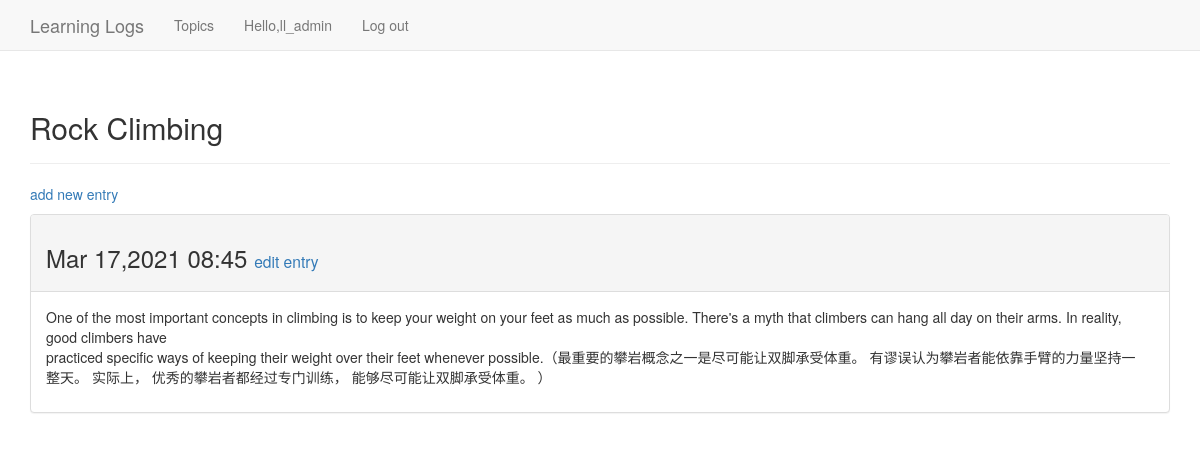
The page /topics/2/ (signed in) on the database its author committed.
### learning_logs/models.py (models this page shows, shortened)
class Topic(models.Model):
    text = models.CharField(max_length=200)
    date_added = models.DateTimeField(auto_now_add=True)
    owner = models.ForeignKey(User, on_delete=models.CASCADE)
    def __str__(self):
        return self.text

class Entry(models.Model):
    topic =models.ForeignKey(Topic,on_delete=models.CASCADE)
    text = models.TextField()
    date_added = models.DateTimeField(auto_now_add=True)
    class Meta:
        verbose_name_plural = 'entries'

### learning_logs/views.py (the view)
# urls.py: re_path('^topics/(?P<topic_id>\d+)/$',views.topic,name='topic'),
@login_required
def topic(request,topic_id):
    topic = get_object_or_404(Topic,id = topic_id)
    check_topic_owner(topic,request)
    entries = topic.entry_set.order_by('-date_added')
    context = {'topic':topic,'entries':entries}
    return render(request,'learning_logs/topic.html',context)

### learning_logs/views.py (called while the page is built)
def check_topic_owner(topic,request):
    if topic.owner != request.user:
        raise Http404

### learning_logs/templates/learning_logs/topic.html
{% extends 'learning_logs/base.html' %}
{% block header %}
<h2>{{topic}}</h2>
{% endblock header %}
{% block content %}
<p>
    <a href="{% url 'learning_logs:new_entry' topic.id %}">add new entry</a>
</p>
{% for entry in entries %}
<div class="panel panel-default">
    <div class="panel-heading">
        <h3>
            {{entry.date_added|date:'M d,Y h:i'}}
            <small>
                <a href="{% url 'learning_logs:edit_entry' entry.id %}">edit entry</a>
            </small>
        </h3>
    </div>
    <div class="panel-body">
        {{entry.text|linebreaks}}
    </div>
</div>
{% empty %}
There are no entries for this topic yet.
{% endfor %}
{% endblock content %}

### learning_logs/templates/learning_logs/base.html (shortened to what this page needs)
{% load bootstrap3 %}
<!DOCTYPE html>
<html lang="en">
<head>
    {% bootstrap_css %}
</head>
<body>
    <nav class="navbar navbar-default navbar-static-top">
        <div class="container">
            <div class="navbar-header">
                <a class="navbar-brand" href="{% url 'learning_logs:index' %}">Learning Logs</a>
            </div>
            <div id="navbar" class="navbar-collapse collapse">
                <ul class="nav navbar-nav">
                    <li><a href="{% url 'learning_logs:topics' %}">Topics</a></li>
                </ul>
                <ul class="nav navbar-nav nav-right">
                    {% if user.is_authenticated %}
                    <li><a href=""> Hello,{{user.username}}</a></li>
                    <li><a href="{% url 'users:logout' %}">Log out</a></li>
                    {% else  %}
                    <li><a href="{% url 'users:register' %}">register</a></li>
                    <li><a href="{% url 'users:login' %}">Log in</a></li>
                    {% endif %}
                </ul>
            </div>
        </div>
    </nav>
    <div class="container">
        <div class="page-header">
            {% block header %}{% endblock header %}
        </div>
        <div>
            {% block content %}{% endblock content %}
        </div>
    </div>
</body>
</html>

### rows shown on the page
Topic: text "Rock Climbing"
Entry: date_added "Mar 17,2021 08:45", text "One of the most important concepts in climbing is to keep your weight on your feet as much as possible. There's a myth that climbers can hang all day on their arms. In reality, good climbers have practiced specific ways of keeping their weight over their feet whenever possible.（最重要的攀岩概念之一是尽可能让双脚承受体重。 有谬误认为攀岩者能依靠手臂的力量坚持一 整天。 实际上， 优秀的攀岩者都经过专门训练， 能够尽可能让双脚承受体重。 ）"

### other values the page prints
{{ user.username }} "ll_admin"
